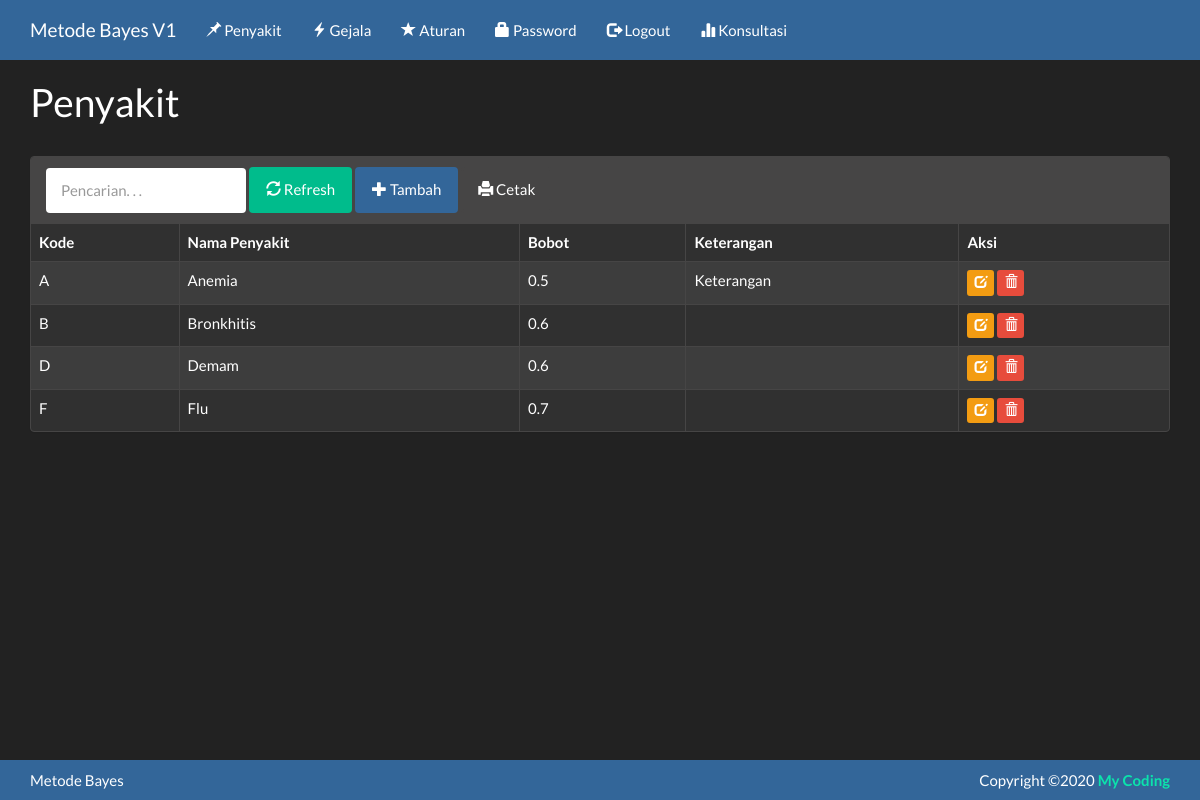
The app's page /index.php?m=penyakit (signed in) with its own data.
### tables this page shows
CREATE TABLE `bayes_penyakit` (
  `kode_penyakit` varchar(16) NOT NULL,
  `nama_penyakit` varchar(255) NOT NULL,
  `bobot` double NOT NULL,
  `keterangan` text NOT NULL
);

### config.php (called while the page is built)
<?php
$config["server"]='localhost';
$config["username"]='root';
$config["password"]='';
$config["database_name"]='spnaivebayes1';
?>

### includes/ez_sql_core.php (called while the page is built, shortened)
<?php
	class ezSQLcore
	{
		var $timers           = array();
		function get_host_port( $host, $default = false )
		{
			$port = $default;
			return array( $host, $port );
		}
		function flush()
		{
			$this->last_result = array();
		}
		function get_results($query=null, $output = OBJECT)
		{
			if ( $query )
			{
				$this->query($query);
			}
			if ( $output == OBJECT )
			{
				return $this->last_result;
			}
		}
		function timer_get_cur()
		{
			list($usec, $sec) = explode(" ",microtime());
			return ((float)$usec + (float)$sec);
		}
		function timer_start($timer_name)
		{
			$this->timers[$timer_name] = $this->timer_get_cur();
		}
		function timer_elapsed($timer_name)
		{
			return round($this->timer_get_cur() - $this->timers[$timer_name],2);
		}
	}

### functions.php (called while the page is built, shortened)
<?php
include'config.php';
include'includes/ez_sql_core.php';
include'includes/ez_sql_mysqli.php';
$db = new ezSQL_mysqli($config["username"], $config["password"], $config["database_name"], $config["server"]);
function esc_field($str){
    if (!get_magic_quotes_gpc())
        return addslashes($str);
    else
        return $str;
}
?>

### includes/ez_sql_mysqli.php (called while the page is built, shortened)
<?php
	$ezsql_mysqli_str = array
	(
		1 => 'Require $dbuser and $dbpassword to connect to a database server',
		2 => 'Error establishing mySQLi database connection. Correct user/password? Correct hostname? Database server running?',
		3 => 'Require $dbname to select a database',
		4 => 'mySQLi database connection is not active',
		5 => 'Unexpected error while trying to select database'
	);
	class ezSQL_mysqli extends ezSQLcore
	{
		function ezSQL_mysqli($dbuser='', $dbpassword='', $dbname='', $dbhost='localhost', $encoding='')
		{
			$this->dbuser = $dbuser;
			$this->dbpassword = $dbpassword;
			$this->dbname = $dbname;
			$this->encoding = $encoding;
		}
		function connect($dbuser='', $dbpassword='', $dbhost='localhost', $dbport=false)
		{
			global $ezsql_mysqli_str; $return_val = false;
			if ( ! $dbuser )
			{
				$this->register_error($ezsql_mysqli_str[1].' in '.__FILE__.' on line '.__LINE__);
				$this->show_errors ? trigger_error($ezsql_mysqli_str[1],E_USER_WARNING) : null;
			}
			else
			{
				$this->dbh = new mysqli($dbhost,$dbuser,$dbpassword, '', $dbport);
				if( $this->dbh->connect_errno )
				{
					$this->register_error($ezsql_mysqli_str[2].' in '.__FILE__.' on line '.__LINE__);
					$this->show_errors ? trigger_error($ezsql_mysqli_str[2],E_USER_WARNING) : null;
				}
				else
				{
					$return_val = true;
				}
			}
			return $return_val;
		}
		function select($dbname='', $encoding='')
		{
			global $ezsql_mysqli_str; $return_val = false;
			if ( ! $dbname )
			{
				$this->register_error($ezsql_mysqli_str[3].' in '.__FILE__.' on line '.__LINE__);
				$this->show_errors ? trigger_error($ezsql_mysqli_str[3],E_USER_WARNING) : null;
			}
			else if ( ! $this->dbh )
			{
				$this->register_error($ezsql_mysqli_str[4].' in '.__FILE__.' on line '.__LINE__);
				$this->show_errors ? trigger_error($ezsql_mysqli_str[4],E_USER_WARNING) : null;
			}
			else if ( !@$this->dbh->select_db($dbname) )
			{
				if ( !$str = @$this->dbh->error)
					  $str = $ezsql_mysqli_str[5];
				$this->register_error($str.' in '.__FILE__.' on line '.__LINE__);
				$this->show_errors ? trigger_error($str,E_USER_WARNING) : null;
			}
			else
			{
				$return_val = true;
			}
			return $return_val;
		}
		function query($query)
		{
			$return_val = 0;
			$query = trim($query);
			$this->result = @$this->dbh->query($query);
			if ( preg_match("/^(insert|delete|update|replace|truncate|drop|create|alter|begin|commit|rollback|set|lock|unlock|call)/i",$query) )
			{
				$is_insert = true;
				$this->rows_affected = @$this->dbh->affected_rows;
				if ( preg_match("/^(insert|replace)\s+/i",$query) )
				{
					$this->insert_id = @$this->dbh->insert_id;
				}
				$return_val = $this->rows_affected;
			}
			else
			{
				$is_insert = false;
				$i=0;
				$num_rows=0;
				while ( $row = @$this->result->fetch_object() )
				{
					$num_rows++;
				}
				$this->num_rows = $num_rows;
				$return_val = $this->num_rows;
			}
			return $return_val;
		}
	}

### penyakit.php (the view, shortened to what this page needs)
<div class="page-header">
    <h1>Penyakit</h1>
</div>
<div class="panel panel-default">
    <div class="panel-heading">
        <form class="form-inline">
            <div class="form-group">
                <input class="form-control" type="text" placeholder="Pencarian. . ." name="q" value="<?=$_GET["q"]?>" />
            </div>
            <div class="form-group">
                <button class="btn btn-success"><span class="glyphicon glyphicon-refresh"></span> Refresh</a>
            </div>
            <div class="form-group">
                <a class="btn btn-primary" href="?m=penyakit_tambah"><span class="glyphicon glyphicon-plus"></span> Tambah</a>
            </div>
            <div class="form-group">
                <a class="btn btn-default" href="cetak.php?m=penyakit&q=<?=$_GET["q"]?>" target="_blank"><span class="glyphicon glyphicon-print"></span> Cetak</a>
            </div>
        </form>
    </div>
    <div class="table-responsive">
        <table class="table table-bordered table-hover table-striped">
        <thead>
            <tr class="nw">
                <th>Kode</th>
                <th>Nama Penyakit</th>
                <th>Bobot</th>
                <th>Keterangan</th>
                <th>Aksi</th>
            </tr>
        </thead>
        <?php
        $q = esc_field($_GET['q']);
        $rows = $db->get_results("SELECT * FROM bayes_penyakit
            WHERE kode_penyakit LIKE '%$q%' OR nama_penyakit LIKE '%$q%' OR keterangan LIKE '%$q%'
            ORDER BY kode_penyakit");
        foreach($rows as $row):?>
        <tr>
            <td><?=$row->kode_penyakit?></td>
            <td><?=$row->nama_penyakit?></td>
            <td><?=$row->bobot?></td>
            <td><?=$row->keterangan?></td>
            <td class="nw">
                <a class="btn btn-xs btn-warning" href="?m=penyakit_ubah&amp;ID=<?=$row->kode_penyakit?>"><span class="glyphicon glyphicon-edit"></span></a>
                <a class="btn btn-xs btn-danger" href="aksi.php?act=penyakit_hapus&amp;ID=<?=$row->kode_penyakit?>" onclick="return confirm('Hapus data?')"><span class="glyphicon glyphicon-trash"></span></a>
            </td>
        </tr>
        <?php endforeach;
        ?>
        </table>
    </div>
</div>

### assets/css/general.css (style rules this page uses)
html { position: relative; min-height: 100%; }
body { margin-bottom: 70px; }
.nw { white-space: nowrap; }
.page-header { margin-top: 0; padding-bottom: 0; }
.page-header h1 { margin-top: 0; }

### records on screen
bayes_penyakit: kode_penyakit "A", nama_penyakit "Anemia", bobot "0.5", keterangan "Keterangan"
bayes_penyakit: kode_penyakit "B", nama_penyakit "Bronkhitis", bobot "0.6"
bayes_penyakit: kode_penyakit "D", nama_penyakit "Demam", bobot "0.6"
bayes_penyakit: kode_penyakit "F", nama_penyakit "Flu", bobot "0.7"
